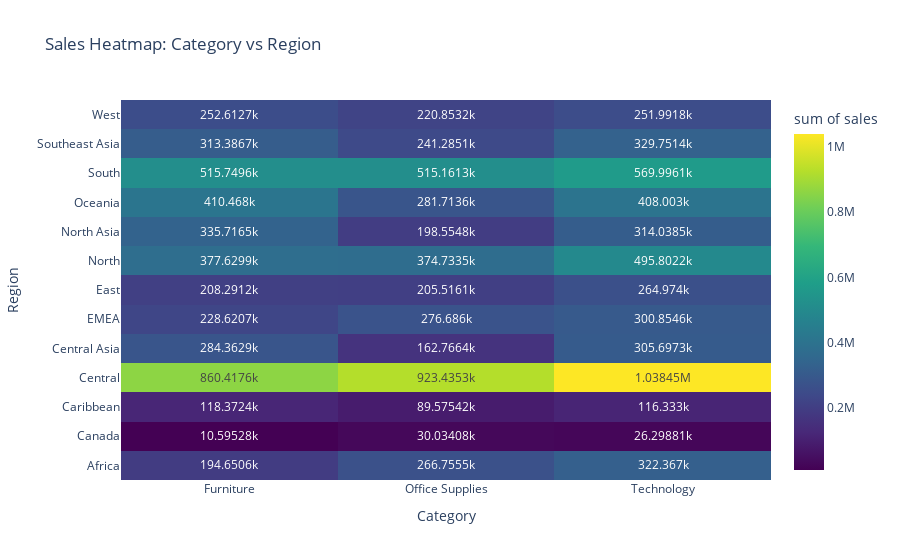
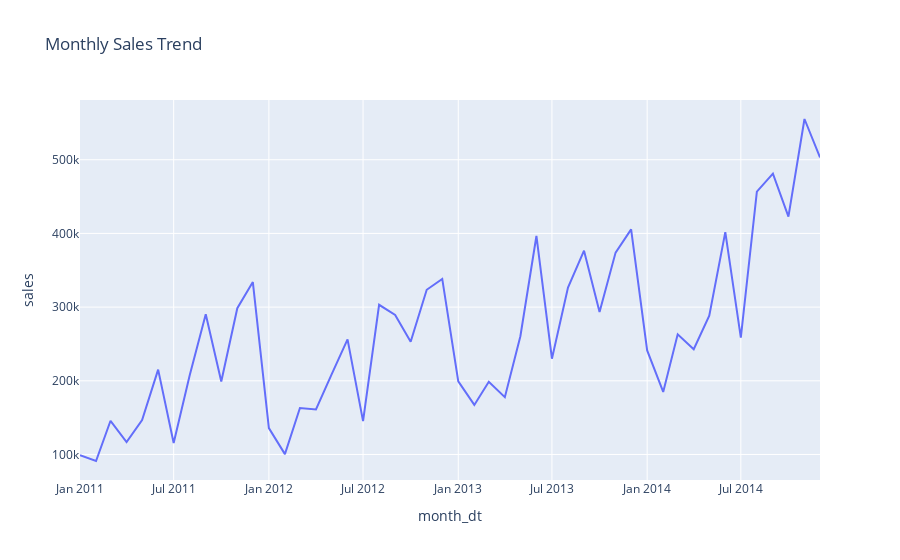
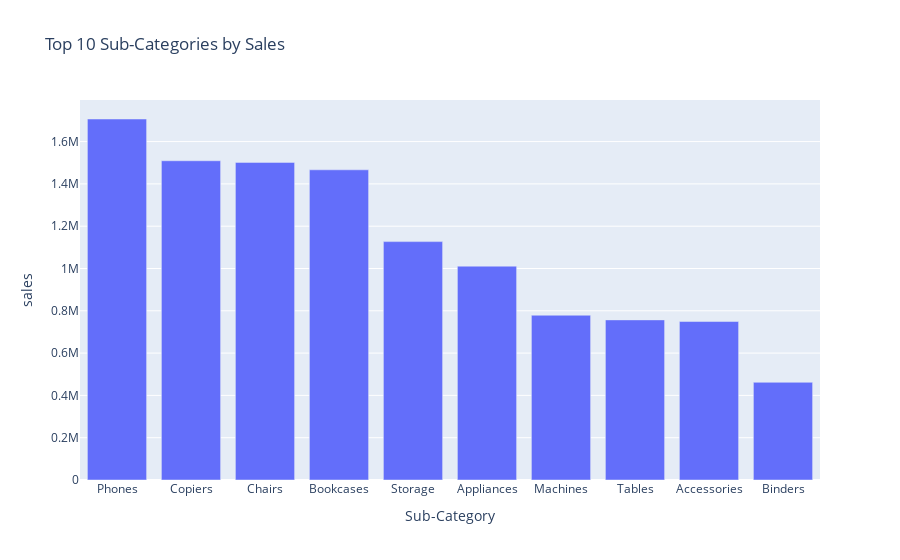
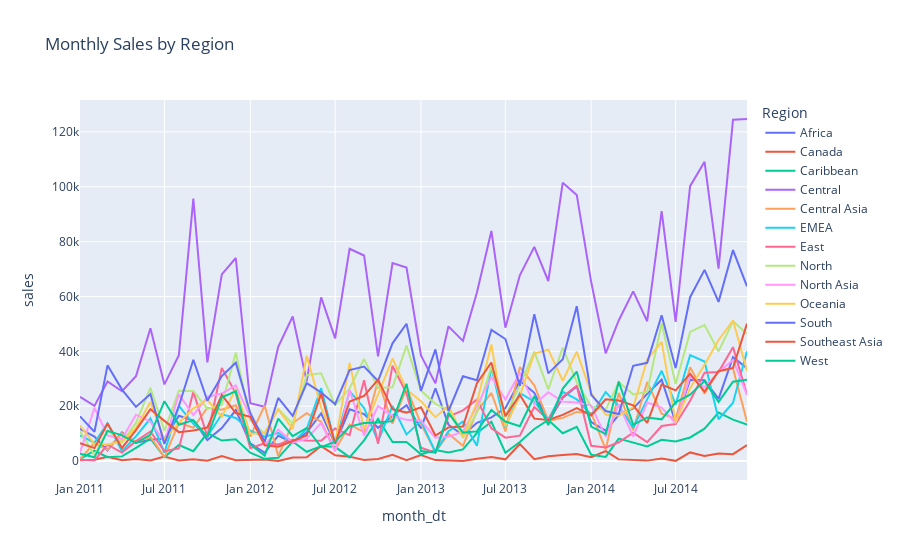

The cell these charts' notebook holds for them, in order:
### Code cell
# Visualization and export helpers

def create_visualizations_and_exports(df, output_dir=OUTPUT_DIR, top_n=10):
    outputs = {}
    
    # 1. Heatmap: Sales by Category & Region
    heatmap_df = df.groupby(['Category','Region'])['sales'].sum().reset_index()
    fig_heatmap = px.density_heatmap(
        heatmap_df, x='Category', y='Region', z='sales',
        text_auto=True, color_continuous_scale='Viridis',
        title="Sales Heatmap: Category vs Region"
    )
    fig_heatmap.show()
    heatmap_html = os.path.join(output_dir, "sales_heatmap_category_region.html")
    heatmap_json = os.path.join(output_dir, "sales_heatmap_category_region.json")
    fig_heatmap.write_html(heatmap_html)
    fig_heatmap.write_json(heatmap_json)
    outputs['heatmap'] = [heatmap_html, heatmap_json]
    
    # 2. Monthly Sales Trend
    monthly_df = df.groupby('month_dt')['sales'].sum().reset_index()
    fig_monthly = px.line(monthly_df, x='month_dt', y='sales', title='Monthly Sales Trend')
    fig_monthly.show()
    monthly_html = os.path.join(output_dir, "monthly_sales_trend.html")
    monthly_json = os.path.join(output_dir, "monthly_sales_trend.json")
    fig_monthly.write_html(monthly_html)
    fig_monthly.write_json(monthly_json)
    outputs['monthly_trend'] = [monthly_html, monthly_json]
    
    # 3. Top Sub-Categories by Sales
    top_sub_df = df.groupby('Sub-Category')['sales'].sum().sort_values(ascending=False).head(top_n).reset_index()
    fig_sub = px.bar(top_sub_df, x='Sub-Category', y='sales', title=f'Top {top_n} Sub-Categories by Sales')
    fig_sub.show()
    top_sub_html = os.path.join(output_dir, "top_subcategories.html")
    top_sub_json = os.path.join(output_dir, "top_subcategories.json")
    fig_sub.write_html(top_sub_html)
    fig_sub.write_json(top_sub_json)
    outputs['top_subcategories'] = [top_sub_html, top_sub_json]
    
    # 4. Monthly Sales by Region
    monthly_region_df = df.groupby(['month_dt','Region'])['sales'].sum().reset_index()
    fig_monthly_region = px.line(
        monthly_region_df, x='month_dt', y='sales', color='Region',
        title='Monthly Sales by Region'
    )
    fig_monthly_region.show()
    monthly_region_html = os.path.join(output_dir, "monthly_sales_by_region.html")
    monthly_region_json = os.path.join(output_dir, "monthly_sales_by_region.json")
    fig_monthly_region.write_html(monthly_region_html)
    fig_monthly_region.write_json(monthly_region_json)
    outputs['monthly_by_region'] = [monthly_region_html, monthly_region_json]
    
    # Save cleaned full CSV
    df.to_csv(os.path.join(output_dir, "cleaned_full.csv"), index=False)
    
    # Save manifest
    manifest = {
        "generated_at": datetime.now(timezone.utc).isoformat(),
        "files": outputs
    }
    with open(os.path.join(output_dir, "manifest.json"), "w") as f:
        json.dump(manifest, f, indent=2)
    
    return outputs

# Run visualization pipeline
outputs = create_visualizations_and_exports(df, OUTPUT_DIR)
